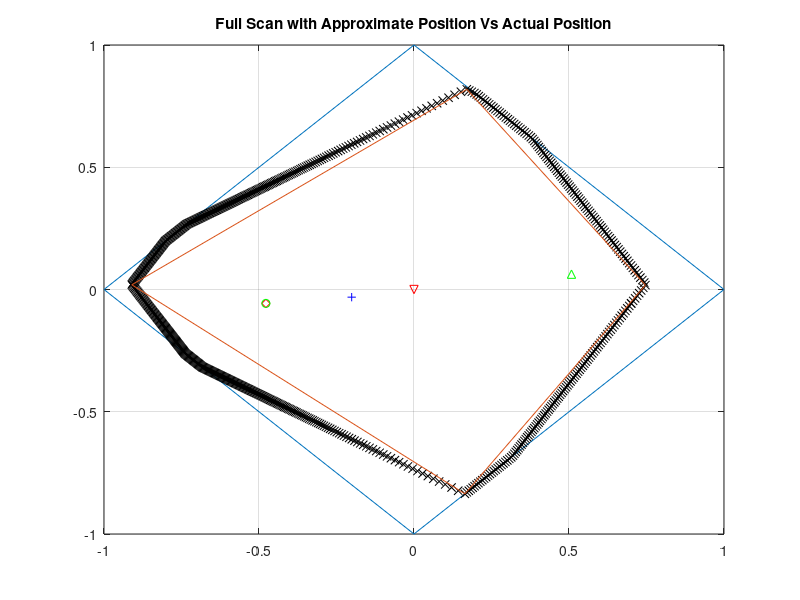

This figure's MATLAB source:
clear all
res = 720;                              %Angle Resolution
CohnAngle = 27;                         %Angle Width of the scanner
xb = 0:360/res:360;                     %individual angle values
xp = xb+CohnAngle/2;                    %angle with the added cone range
xn = xb-CohnAngle/2;
x = [xn; xb; xp];
L = length(x);                          %length of the array
r = zeros(1,L);                         %Results
rx = zeros(1,L);
RangeLimits = zeros(1,L);               %Range limits for use in point generation
%PLEASE MAKE SURE THE VERTICES LINK UP, OR ELSE THE GENERATION WONT WORK
verts = [0,-1;1,0;0,1;-1,0;0,-1];       %Vertices, in this case, its a rotated square
%verts = [0,-1;5,4;4,5;-1,0;0,-1];      %Rotated oblong ->
%verts = [0,-1;2,1;1,2;-1,0;0,-1];      %Rotated oblong UpRight
%verts = [0,-1;1,0;-1,2;-2,1;0,-1];     %Rotated UpLeft
%verts = [1,-2;2,-1;0,1;-1,0;1,-2];     %Oblong DownRight
CtrPt = 1/2*[sum([verts(2,1) verts(4,1)]) sum([verts(1,2) verts(3,2)])];
Slopes = zeros(4,2);                    %Pre-allocate the slope array m,c
XAngles = zeros(1,4);
%Get slopes from the vertices (assume 1->2, 2->3, 3->4, 4->1)
VecCon = [1,2;2,3;3,4;4,1];
s='stop';
%%%%%%%%%%%%%%%%%%%%%%%%%%%%%%%%%%%%
%%%%%GENERATE THE RANGE OUTLINE%%%%%
%%%%%%%%%%%%%%%%%%%%%%%%%%%%%%%%%%%%

for i=1:4
    %Get the slope for each of the 4 lines, based on how they are connected
    Slopes(VecCon(i,1),1) = (verts(VecCon(i,2),1) - verts(VecCon(i,1),1))/(verts(VecCon(i,2),2) - verts(VecCon(i,1),2));
    
    %Get the intercepts for each of the 4 lines
    Slopes(i,2) = verts(i,2)-Slopes(i,1)*verts(i,1);
    
    XAngles(i) = atan2d(verts(i,2),verts(i,1));
    if XAngles(i) <0
        XAngles(i) = XAngles(i)+360;    %Convert to 0 -> 360
    end
end
SortXAngles = sort(XAngles,'ascend');
LUI = 0;    %The line that we are inspecting

for i=1:L
    %Find the slope and intercept for the given angle
    m = tand(x(2,i));
    c = 0;                  %As we are looking from the origin, this is where we set the intercept
    xcepts = zeros(1,2);
    
    %Depending on the angle we're currently at, we'll be looking at a
    %different line, this if/else stuff decides which line we are looking
    %at
    if x(2,i) <= SortXAngles(1)
        LUI = 1;
    elseif x(2,i) <= SortXAngles(2) && x(2,i) > SortXAngles(1)
        LUI = 2;
    elseif x(2,i) <= SortXAngles(3) && x(2,i) > SortXAngles(2)
        LUI = 3;
    elseif x(2,i) <= SortXAngles(4) && x(2,i) > SortXAngles(3)
        LUI = 4;
    elseif x(2,i) > SortXAngles(4)
        LUI = 1;
    end
    
    %I was having some issues at the n*90 degree angles, so I just
    %hardcoded what they should be. In a perfect world, id be able to
    %figure out why that was happening. But this isnt a perfect world
    switch x(2,i)
        case 90
            xcepts(1) = 0;
            xcepts(2) = Slopes(VecCon(:,2)==find(XAngles==SortXAngles(LUI)),1)*xcepts(1)+Slopes(VecCon(:,2)==find(XAngles==SortXAngles(LUI)),2);
        case 180
            xcepts(1) = (Slopes(VecCon(:,2)==find(XAngles==SortXAngles(LUI)),2)-c)/(m-Slopes(VecCon(:,2)==find(XAngles==SortXAngles(LUI)),1));
            xcepts(2) = 0;
        case 270
            xcepts(1) = 0;
            xcepts(2) = Slopes(VecCon(:,2)==find(XAngles==SortXAngles(LUI)),1)*xcepts(1)+Slopes(VecCon(:,2)==find(XAngles==SortXAngles(LUI)),2);
        case 360
            xcepts(1) = (Slopes(VecCon(:,2)==find(XAngles==SortXAngles(LUI)),2)-c)/(m-Slopes(VecCon(:,2)==find(XAngles==SortXAngles(LUI)),1));
            xcepts(2) = 0;
        case 0
            xcepts(1) = (Slopes(VecCon(:,2)==find(XAngles==SortXAngles(LUI)),2)-c)/(m-Slopes(VecCon(:,2)==find(XAngles==SortXAngles(LUI)),1));
            xcepts(2) = 0;
        otherwise
            %Here is the crux of how it finds the x-intercept. Its
            %basically (c1 -c2)/(m2-m1), but with a lot more name
            %inclusions to make sure that its picking the right ones. then
            %the y-intercept is simply y=mx+c
            xcepts(1) = (Slopes(VecCon(:,2)==find(XAngles==SortXAngles(LUI)),2)-c)/(m-Slopes(VecCon(:,2)==find(XAngles==SortXAngles(LUI)),1));
            xcepts(2) =  m*xcepts(1)+c;
    end
    
    %This gets the maximum range that our random point can be away from the
    %origin to ensure that locations will be generated inside of the square
    RangeLimits(i) = sqrt((xcepts(1))^2+(xcepts(2))^2);
end

%%%%%%%%%%%%%%%%%%%%%%%%%%%%%%%%%%%%%%%%%%%%
%%%%%Random point generation validation%%%%%
%%%%%%%%%%%%%%%%%%%%%%%%%%%%%%%%%%%%%%%%%%%%

invalidPt = true;
while invalidPt
    pos = 5*[rand-0.5 rand-0.5];    %Randomly generates an xy co-ordinate
    AfromO = atan2d(pos(2),pos(1)); %This is the angle the random point makes from the origin
    if AfromO <0
        AfromO = AfromO+360;
    end
    if sqrt((pos(2))^2+(pos(1))^2) <RangeLimits((res/360)*round(AfromO)+1)  %Checking to see if the point is within the range limit at the respective index
        invalidPt = false;
    end
end

%Manual position allocation
%This can be commented out
%pos = [0.5 0];

for i=1:4
    %Get the slope for each of the 4 lines, based on how they are connected
    Slopes(VecCon(i,1),1) = (verts(VecCon(i,2),1) - verts(VecCon(i,1),1))/(verts(VecCon(i,2),2) - verts(VecCon(i,1),2));
    
    %Get the intercepts for each of the 4 boundary lines
    Slopes(i,2) = verts(i,2)-Slopes(i,1)*verts(i,1);
    
    XAngles(i) = atan2d(verts(i,2)-pos(2),verts(i,1)-pos(1));
    if XAngles(i) <0
        XAngles(i) = XAngles(i)+360;    %Convert to 0 -> 360
    end
end
SortXAngles = sort(XAngles,'ascend');
LUI = 0;

%The point minima and maxima, used for plotting purposes
pMinX = min(verts(:,1));
pMaxX = max(verts(:,1));
pMinY = min(verts(:,2));
pMaxY = max(verts(:,2));
SNR = 400; %How much noise we want to introduce into the received signal

for i=1:L
    for j=1:3
        %Find the slope and intercept for the given angle for our position
        m = tand(x(j,i));
        c = pos(2)-m*pos(1);
        xcepts = zeros(1,2);
        
        %Depending on the angle we're currently at, we'll be looking at a
        %different line, this if/else stuff decides which line we are looking
        %at
        if x(j,i) <= SortXAngles(1)
            LUI = 1;
        elseif x(j,i) <= SortXAngles(2) && x(j,i) > SortXAngles(1)
            LUI = 2;
        elseif x(j,i) <= SortXAngles(3) && x(j,i) > SortXAngles(2)
            LUI = 3;
        elseif x(j,i) <= SortXAngles(4) && x(j,i) > SortXAngles(3)
            LUI = 4;
        elseif x(j,i) > SortXAngles(4)
            LUI = 1;
        end
        
        %I was having some issues at the n*90 degree angles, so I just
        %hardcoded what they should be. In a perfect world, id be able to
        %figure out why that was happening. But this isnt a perfect world
        switch x(j,i)
            case 90
                xcepts(1) = pos(1);
                xcepts(2) = Slopes(VecCon(:,2)==find(XAngles==SortXAngles(LUI)),1)*xcepts(1)+Slopes(VecCon(:,2)==find(XAngles==SortXAngles(LUI)),2);
            case 180
                xcepts(1) = (Slopes(VecCon(:,2)==find(XAngles==SortXAngles(LUI)),2)-c)/(m-Slopes(VecCon(:,2)==find(XAngles==SortXAngles(LUI)),1));
                xcepts(2) = pos(2);
            case 270
                xcepts(1) = pos(1);
                xcepts(2) = Slopes(VecCon(:,2)==find(XAngles==SortXAngles(LUI)),1)*xcepts(1)+Slopes(VecCon(:,2)==find(XAngles==SortXAngles(LUI)),2);
            case 360
                xcepts(1) = (Slopes(VecCon(:,2)==find(XAngles==SortXAngles(LUI)),2)-c)/(m-Slopes(VecCon(:,2)==find(XAngles==SortXAngles(LUI)),1));
                xcepts(2) = pos(2);
            case 0
                xcepts(1) = (Slopes(VecCon(:,2)==find(XAngles==SortXAngles(LUI)),2)-c)/(m-Slopes(VecCon(:,2)==find(XAngles==SortXAngles(LUI)),1));
                xcepts(2) = pos(2);
            otherwise
                %Here is the crux of how it finds the x-intercept. Its
                %basically (c1 -c2)/(m2-m1), but with a lot more name
                %inclusions to make sure that its picking the right ones. then
                %the y-intercept is simply y=mx+c
                xcepts(1) = (Slopes(VecCon(:,2)==find(XAngles==SortXAngles(LUI)),2)-c)/(m-Slopes(VecCon(:,2)==find(XAngles==SortXAngles(LUI)),1));
                xcepts(2) =  m*xcepts(1)+c;
        end
        
        %We can now get the range at that angle
        r(j,i) = sqrt((pos(1)-xcepts(1))^2+(pos(2)-xcepts(2))^2);
    end
    rx(i) = awgn(min(r(:,i)), SNR);    % set this up as the received signal
    
    %I have some animated plot code that looks nice if its enabled
    animateplot = false;
    if animateplot
        vis = zeros(101,2);
        if size(pos(1):(xcepts(1)-pos(1))/100:(xcepts(1))) ~= 0
            vis(:,1) = pos(1):(xcepts(1)-pos(1))/100:(xcepts(1));
            vis(:,2) = vis(:,1)*m+c;
            %subplot(3,1,3);
            plot(verts(:,1),verts(:,2),pos(1),pos(2),'ro',vis(:,1),vis(:,2),xcepts(1),xcepts(2),'x',rx(1:i).*cosd(xb(1:i))+pos(1), rx(1:i).*sind(xb(1:i))+pos(2),'kx');
        end
        title('Animated Scan');
        hold on;
        hold off;
        axis([pMinX, pMaxX, pMinY, pMaxY]);
        pause(0.01);
    end
end

%FROM THIS POINT ON, THE ONLY VARIABLES WE CAN ACCESS IS RX, & XB
%NOW WE NEED TO DO THE HARD STUFF
%From this point on, we want to rely purely on the results to generate
%position, as this is how it would work practically

%%%%%%%%%%%%%%%%%%%%%%%%%%%%%%
%%%%%DATA PROCESSING AREA%%%%%
%%%%%%%%%%%%%%%%%%%%%%%%%%%%%%

%Indexes of where the Horizontal and Vertical Extrema appear
[~, HMax] = max(rx.*cosd(xb));
[~, HMin] = min(rx.*cosd(xb));
[~, VMax] = max(rx.*sind(xb));
[~, VMin] = min(rx.*sind(xb));

PtApprox = [rx(HMax).*cosd(xb(HMax)) rx(HMax).*sind(xb(HMax));
    rx(VMax).*cosd(xb(VMax)) rx(VMax).*sind(xb(VMax));
    rx(HMin).*cosd(xb(HMin)) rx(HMin).*sind(xb(HMin));
    rx(VMin).*cosd(xb(VMin)) rx(VMin).*sind(xb(VMin));
    rx(HMax).*cosd(xb(HMax)) rx(HMax).*sind(xb(HMax))];

%Lengths of the 4 estimated sides, in the order of HMax->VMax->HMin->VMin
EstVerts = zeros(1,4);
for i=1:4
    EstVerts(i) = sqrt((PtApprox(VecCon(i,1),1) - PtApprox(VecCon(i,2),1))^2 + (PtApprox(VecCon(i,1),2) - PtApprox(VecCon(i,2),2))^2);
end
P = sum(EstVerts);
[MinDist, MinIndex] = min(rx);
EstVertsT = EstVerts';
DiffMTXP = EstVerts./EstVertsT;
DiffMTX = abs(1-(DiffMTXP));
MaxRow = [sum(DiffMTX(1,:)) 1];
for i = 1:size(DiffMTX,1)
    if sum(DiffMTX(i,:))>MaxRow(1)
        MaxRow(1) = sum(DiffMTX(i,:));
        MaxRow(2) = i;
    end
    for j = 1:size(DiffMTX,2)
        if DiffMTX(i,j) == 0 && i==j
            DiffMTX(i,j) = 100;
        end
    end
end

MaxCrossWidth = [max([DiffMTXP(1,3) DiffMTXP(3,1)]) max([DiffMTXP(2,4) DiffMTXP(4,2)])]; %maxima of opposite line length ratio
MinCrossWidth = [min([DiffMTXP(1,3) DiffMTXP(3,1)]) min([DiffMTXP(2,4) DiffMTXP(4,2)])]; %Minima of opposite line length ratio

%PropAdd = (-1*DiffMTXP(4,2)*EstVerts(4) - 1*DiffMTXP(2,4)*EstVerts(2))/P;
%PropAdd = 0;


PosApprox = [PtApprox(3,1)+rx(HMin)*cosd(180+xb(HMin)) PtApprox(4,2)+rx(VMin)*sind(180+xb(VMin))];


EstCtr = -1/L*[sum(rx.*cosd(xb)) sum(rx.*sind(xb))];


PropAdd = [0 0];
%PropAdd = zeros(4,2);
for i=1:4
   Angle = i*90+135;
   Mag = sqrt(DiffMTXP(mod(i+1,4)+1, i)/EstVerts(i));
   PropAdd = PropAdd + Mag*[cosd(Angle) sind(Angle)];
   %PropAdd(i,:) = Mag*[cosd(Angle) sind(Angle)];
end

CentrePoint = [sum([PtApprox(1,1) PtApprox(3,1)]) sum([PtApprox(2,2) PtApprox(4,2)])]+PropAdd;%+PropAdd;

plotadjusted=true;
if plotadjusted                                                                      
    OV = [pos(1) pos(2)];
    %plot(verts(:,1),verts(:,2),rx.*cosd(xb)+pos(1), rx.*sind(xb)+pos(2),'kx',pos(1),pos(2),'rd',PosApprox(1)+pos(1), PosApprox(2)+pos(2),'go', CentrePoint(1)+pos(1), CentrePoint(2)+pos(2), 'gh', CtrPt(1), CtrPt(2), 'rh', EstCtr(1), EstCtr(2), 'b+', PtApprox(:,1)+pos(1), PtApprox(:,2)+pos(2));
else
    OV = [0 0];
    %plot(verts(:,1),verts(:,2),rx.*cosd(xb), rx.*sind(xb),'kx',pos(1),pos(2),'ro',PosApprox(1), PosApprox(2),'go', CentrePoint(1), CentrePoint(2), 'gh', CtrPt(1), CtrPt(2), 'rh');
end
    plot(verts(:,1),verts(:,2),rx.*cosd(xb)+OV(1), rx.*sind(xb)+OV(2),'kx',pos(1),pos(2),'rd',PosApprox(1)+OV(1), PosApprox(2)+OV(2),'go', CentrePoint(1)+OV(1), CentrePoint(2)+OV(2), 'g^', CtrPt(1), CtrPt(2), 'rv', EstCtr(1), EstCtr(2), 'b+', PtApprox(:,1)+OV(1), PtApprox(:,2)+OV(2));

grid on;
title('Full Scan with Approximate Position Vs Actual Position');


